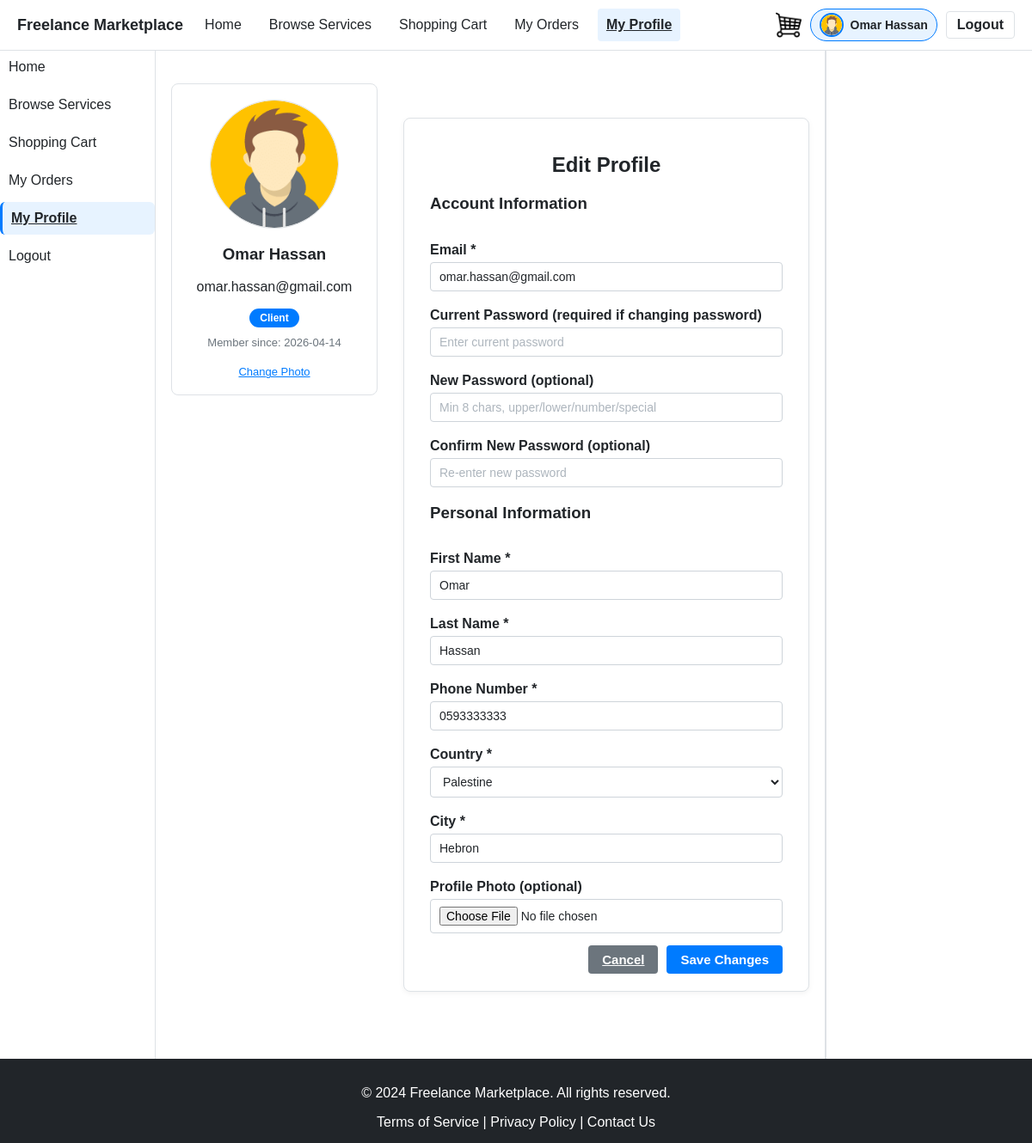
The page /profile.php (signed in) on the database its author committed.
### tables this page shows
CREATE TABLE users (
    user_id VARCHAR(10) PRIMARY KEY,
    first_name VARCHAR(50) NOT NULL,
    last_name VARCHAR(50) NOT NULL,
    email VARCHAR(100) NOT NULL UNIQUE,
    password VARCHAR(255) NOT NULL,
    phone VARCHAR(10) NOT NULL,
    country VARCHAR(50) NOT NULL,
    city VARCHAR(50) NOT NULL,
    role ENUM('Client', 'Freelancer') NOT NULL,
    status ENUM('Active', 'Inactive') NOT NULL DEFAULT 'Active',
    profile_photo VARCHAR(255),
    registration_date TIMESTAMP DEFAULT CURRENT_TIMESTAMP
);

### profile.php (the view, shortened to what this page needs)
<?php
require_once "includes/init.php";
if (!isset($baseUrl) || (string)$baseUrl === "") {
  $baseUrl = rtrim(str_replace("\\", "/", dirname($_SERVER["SCRIPT_NAME"])), "/");
  $baseUrl = ($baseUrl === "" ? "/" : $baseUrl . "/");
}
$viewer_id = (string)($_SESSION["user"]["id"] ?? "");
$profile_id = trim((string)($_GET["id"] ?? ""));
if ($profile_id === "") {
    $profile_id = $viewer_id;
}
$isOwnProfile = ((string)$profile_id === (string)$viewer_id);
$errors = [];
function oldValue($key, $dbRow) {
    return isset($dbRow[$key]) ? (string)$dbRow[$key] : "";
}
function hasError($errors, $key) {
    return isset($errors[$key]) ? "input-error" : "";
}
$stmt = $pdo->prepare("SELECT * FROM users WHERE user_id=?");
$stmt->execute([$profile_id]);
$user = $stmt->fetch(PDO::FETCH_ASSOC);
$countries = ["Jordan", "Palestine", "Saudi Arabia", "UAE", "Egypt", "USA"];
include "includes/header.php";
?>
<div class="wrapper">
  <div class="container">
    <?php include "includes/nav.php"; ?>
    <main class="main-content">
      <div class="profile-container">
        <div class="left-column">
          <div class="card">
            <?php
              $photoDb = $user["profile_photo"] ?? "uploads/profiles/user-default.jpg";
              $photoDb = ltrim((string)$photoDb, "/");
              $photoUrl = $baseUrl . $photoDb;
            ?>
            <img class="profile-photo"
                 src="<?php echo htmlspecialchars($photoUrl); ?>"
                 width="150" height="150" alt="Profile Photo">
            <h3><?php echo htmlspecialchars((string)$user["first_name"] . " " . (string)$user["last_name"]); ?></h3>
            <p><?php echo htmlspecialchars((string)$user["email"]); ?></p>
            <span class="badge <?php echo (($user["role"] ?? "") == "Client") ? "badge-client" : "badge-freelancer"; ?>">
              <?php echo htmlspecialchars((string)$user["role"]); ?>
            </span>
            <p class="member-since">
              Member since: <?php echo htmlspecialchars(date("Y-m-d", strtotime((string)$user["registration_date"]))); ?>
            </p>
            <?php if ($isOwnProfile): ?>
              <label class="change-photo-link" for="profile_photo" role="button" tabindex="0">
                Change Photo
              </label>
            <?php endif; ?>
          </div>
        </div>
        <div class="right-column">
          <?php if ($isOwnProfile): ?>
            <div class="form-container profile-form-container" id="edit-form">
              <h2>Edit Profile</h2>
              <form method="post" enctype="multipart/form-data" class="form" novalidate>
                <h3>Account Information</h3>
                <div class="form-group">
                  <label class="form-label" for="email">Email *</label>
                  <input id="email"
                         class="form-input <?php echo hasError($errors,'email'); ?>"
                         type="email" name="email"
                         placeholder="name@example.com"
                         value="<?php echo htmlspecialchars(oldValue("email", $user)); ?>">
                </div>
                <div class="form-group">
                  <label class="form-label" for="current_password">Current Password (required if changing password)</label>
                  <input id="current_password"
                         class="form-input <?php echo hasError($errors,'current_password'); ?>"
                         type="password" name="current_password"
                         placeholder="Enter current password">
                </div>
                <div class="form-group">
                  <label class="form-label" for="new_password">New Password (optional)</label>
                  <input id="new_password"
                         class="form-input <?php echo hasError($errors,'new_password'); ?>"
                         type="password" name="new_password"
                         placeholder="Min 8 chars, upper/lower/number/special">
                </div>
                <div class="form-group">
                  <label class="form-label" for="confirm_new_password">Confirm New Password (optional)</label>
                  <input id="confirm_new_password"
                         class="form-input <?php echo hasError($errors,'confirm_new_password'); ?>"
                         type="password" name="confirm_new_password"
                         placeholder="Re-enter new password">
                </div>
                <h3>Personal Information</h3>
                <div class="form-group">
                  <label class="form-label" for="first_name">First Name *</label>
                  <input id="first_name"
                         class="form-input <?php echo hasError($errors,'first_name'); ?>"
                         type="text" name="first_name"
                         placeholder="e.g., Ahmad"
                         value="<?php echo htmlspecialchars(oldValue("first_name", $user)); ?>">
                </div>
                <div class="form-group">
                  <label class="form-label" for="last_name">Last Name *</label>
                  <input id="last_name"
                         class="form-input <?php echo hasError($errors,'last_name'); ?>"
                         type="text" name="last_name"
                         placeholder="e.g., Ali"
                         value="<?php echo htmlspecialchars(oldValue("last_name", $user)); ?>">
                </div>
                <div class="form-group">
                  <label class="form-label" for="phone">Phone Number *</label>
                  <input id="phone"
                         class="form-input <?php echo hasError($errors,'phone'); ?>"
                         type="tel" name="phone"
                         placeholder="10 digits (e.g., 0791234567)"
                         value="<?php echo htmlspecialchars(oldValue("phone", $user)); ?>">
                </div>
                <div class="form-group">
                  <label class="form-label" for="country">Country *</label>
                  <select id="country"
                          class="form-select <?php echo hasError($errors,'country'); ?>"
                          name="country">
                    <?php
                      $selectedCountry = oldValue("country", $user);
                      foreach ($countries as $c) {
                        $sel = ($selectedCountry == $c) ? "selected" : "";
                        echo "<option value='".htmlspecialchars($c)."' $sel>".htmlspecialchars($c)."</option>";
                      }
                    ?>
                  </select>
                </div>
                <div class="form-group">
                  <label class="form-label" for="city">City *</label>
                  <input id="city"
                         class="form-input <?php echo hasError($errors,'city'); ?>"
                         type="text" name="city"
                         placeholder="e.g., Amman"
                         value="<?php echo htmlspecialchars(oldValue("city", $user)); ?>">
                </div>
                <div class="form-group">
                  <label class="form-label" for="profile_photo">Profile Photo (optional)</label>
                  <input id="profile_photo"
                         class="form-input <?php echo hasError($errors,'profile_photo'); ?>"
                         type="file" name="profile_photo" accept=".jpg,.jpeg,.png">
                </div>
                <div class="form-actions form-actions-split">
                  <a class="btn btn-secondary" href="profile.php">Cancel</a>
                  <input class="btn btn-primary" type="submit" value="Save Changes">
                </div>
              </form>
            </div>
          <?php endif; ?>
        </div>
      </div>
    </main>
    <aside class="sidebar"></aside>
  </div>
  <?php include "includes/footer.php"; ?>

### css/styles.css (style rules this page uses)
*, *::before, *::after { box-sizing: border-box; }
html, body { overflow-x: hidden; }
body { margin: 0; font-family: Arial, Helvetica, sans-serif; background-color: #F8F9FA; color: #212529; }
.wrapper { min-height: 100vh; display: flex; flex-direction: column; }
.container { flex: 1; display: flex; align-items: stretch; }
.container > * { min-width: 0; }
.btn { display: inline-block; border: none; border-radius: 4px; padding: 8px 16px; cursor: pointer; font-size: 15px; font-weight: 600; text-align: center; transition: background-color 0.2s ease; }
.btn-primary { background-color: #007BFF; color: #FFFFFF; }
.btn-secondary { background-color: #6C757D; color: #FFFFFF; }
.main-content { flex: 0 0 65%; max-width: 65%; padding: 18px; background-color: #FFFFFF; border-left: 1px solid #DEE2E6; border-right: 1px solid #DEE2E6; min-width: 0; }
.sidebar { flex: 0 0 20%; max-width: 20%; min-width: 200px; background-color: #FFFFFF; border-left: 1px solid #DEE2E6; padding: 15px; min-width: 0; overflow: hidden; }
.form-container { background-color: #FFFFFF; border: 1px solid #DEE2E6; border-radius: 8px; max-width: 500px; margin: 40px auto; padding: 20px 30px; box-shadow: 0 2px 6px rgba(0, 0, 0, 0.05); }
.form-container h2 { text-align: center; color: #212529; margin-bottom: 20px; }
.form { display: flex; flex-direction: column; }
.form > * { margin-top: 15px; }
.form > *:first-child { margin-top: 0; }
.form-group { display: flex; flex-direction: column; }
.form-label { font-weight: 600; color: #212529; margin-bottom: 5px; }
.form-input, .form-select { border: 1px solid #CED4DA; border-radius: 4px; padding: 8px 10px; font-size: 14px; color: #212529; background-color: #FFFFFF; width: 100%; }
.form-actions { display: flex; justify-content: flex-end; margin-top: 10px; }
.form-actions > * { margin-left: 10px; }
.form-actions > *:first-child { margin-left: 0; }
::placeholder { color: #ADB5BD; }
.profile-container { display: flex; margin: 20px 0; align-items: flex-start; }
.profile-container > * { margin-left: 30px; }
.profile-container > *:first-child { margin-left: 0; }
.left-column { width: 30%; min-width: 240px; position: sticky; top: 20px; }
.right-column { width: 70%; }
.profile-photo { width: 150px; height: 150px; border-radius: 50%; object-fit: cover; border: 1px solid #DEE2E6; display: block; margin: 0 auto 10px; }
.member-since { margin-top: 10px; font-size: 13px; color: #6C757D; }
.badge-client { background-color: #007BFF; color: #FFFFFF; }
.card { background: #FFFFFF; border: 1px solid #DEE2E6; border-radius: 8px; padding: 18px; text-align: center; }
.change-photo-link { display: inline-block; margin-top: 6px; font-size: 13px; text-decoration: underline; color: #007BFF; cursor: pointer; }
.badge { display: inline-block; padding: 5px 12px; border-radius: 999px; font-weight: 800; font-size: 12px; color: #FFFFFF; line-height: 1; }

### rows shown on the page
users: profile_photo (picture), first_name+last_name "Omar Hassan", email "omar.hassan@gmail.com", role "Client", registration_date "2026-04-14", first_name "Omar", last_name "Hassan", phone "0593333333", city "Hebron"

### other values the page prints
$fullName "Omar Hassan"
form field country "Palestine"
